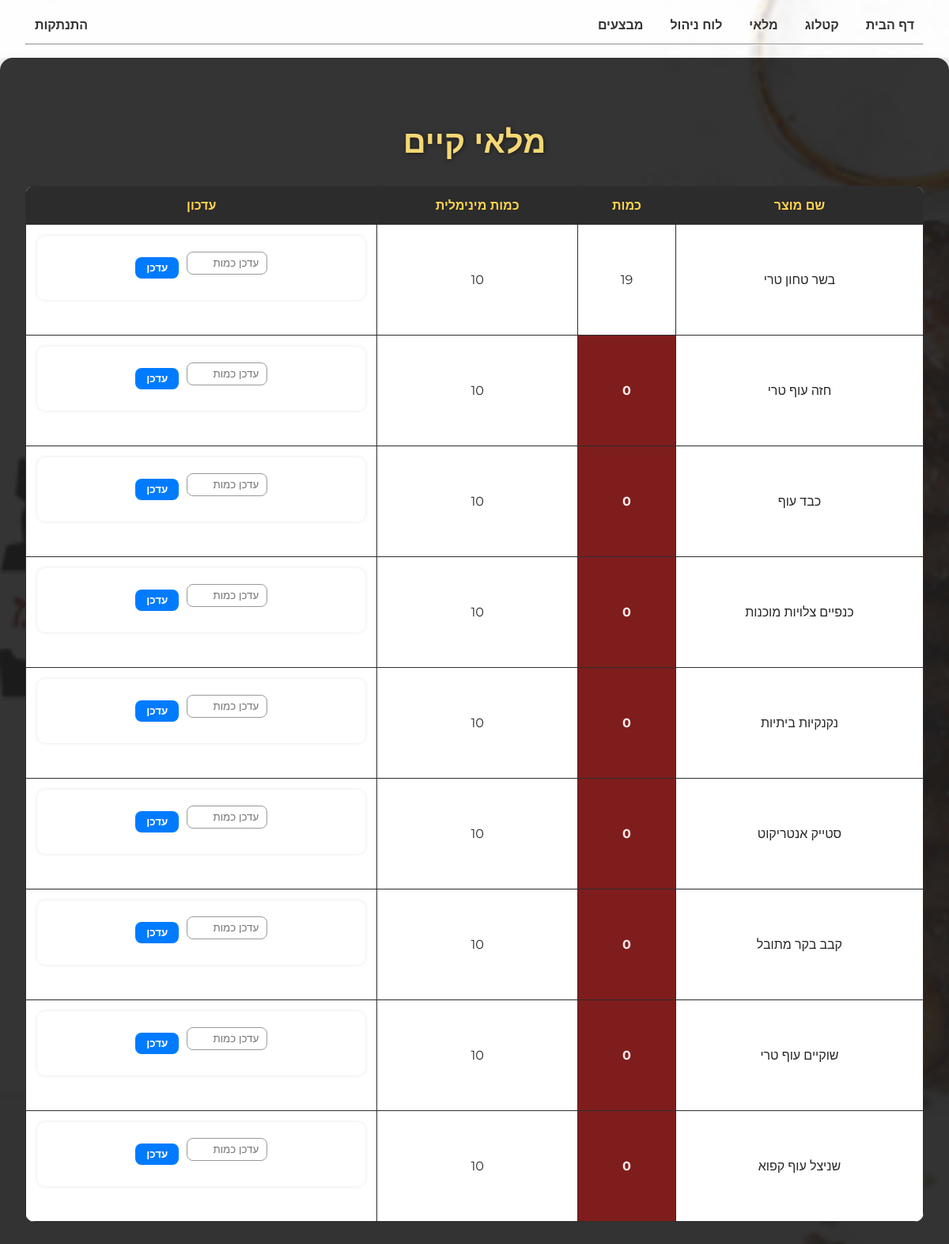
The page /inventory (signed in) on the database its author committed.
### tables this page shows
CREATE TABLE inventory (
            id INTEGER PRIMARY KEY AUTOINCREMENT,
            product_id INTEGER NOT NULL UNIQUE,
            quantity INTEGER NOT NULL DEFAULT 0,
            min_required INTEGER DEFAULT 10,
            updated_at TIMESTAMP DEFAULT CURRENT_TIMESTAMP,
            FOREIGN KEY (product_id) REFERENCES products(id)
        );

CREATE TABLE products (
            id INTEGER PRIMARY KEY AUTOINCREMENT,
            name TEXT NOT NULL UNIQUE,
            price REAL NOT NULL,
            category_id INTEGER,
            description TEXT,
            image_url TEXT,
            on_sale INTEGER DEFAULT 0,
            FOREIGN KEY (category_id) REFERENCES categories(id)
        );

### server/app.py (the view)
@app.route('/inventory')
def show_inventory():
    if 'user_id' not in session:
        return redirect(url_for('login'))
    if session.get('role') != 'admin':
        return "אין לך הרשאה לצפות בדף זה", 403
    db = get_db()
    inventory = db.execute('''
        SELECT inventory.id, products.name AS product_name, inventory.quantity, inventory.min_required
        FROM inventory
        JOIN products ON inventory.product_id = products.id
    ''').fetchall()
    return render_template('inventory.html', inventory=inventory)

### server/app.py (called while the page is built)
def get_db(): # פותח חיבור למסד נתונים
    db = getattr(g, '_database', None)
    if db is None:
        db = g._database = sqlite3.connect(DATABASE)
        db.row_factory = sqlite3.Row
    return db

@app.teardown_appcontext
def close_connection(_):
    db = getattr(g, '_database', None)
    if db is not None:
        db.close()

### server/templates/inventory.html (shortened to what this page needs)
{% extends "base.html" %}
{% block content %}
<div class="inventory-container">
    <h2>מלאי קיים</h2>
    <table class="inventory-table">
        <thead>
            <tr>
                <th>שם מוצר</th>
                <th>כמות</th>
                <th>כמות מינימלית</th>
                <th>עדכון</th>
            </tr>
        </thead>
        <tbody>
            {% for item in inventory %}
            <tr>
                <td>{{ item.product_name }}</td>
                <td class="{% if item.quantity < item.min_required %}low-stock{% endif %}">{{ item.quantity }}</td>
                <td>{{ item.min_required }}</td>
                <td>
                    <form method="POST" action="/inventory/update/{{ item.id }}" class="update-form">
                        <input type="number" name="quantity" min="0" placeholder="עדכן כמות" required>
                        <button type="submit">עדכן</button>
                    </form>
                </td>
            </tr>
            {% endfor %}
        </tbody>
    </table>
</div>
{% endblock %}

### server/static/style.css (style rules this page uses)
body { margin: 0; padding: 0; font-family: 'Montserrat', sans-serif; width: 100vw; height: 100vh; }
body { font-family: Arial, sans-serif; background-color: #010101; direction: rtl; text-align: right; margin: 0; }
h1, h2, h3 { color: #333; }
form { background-color: #ffffff; padding: 20px; border-radius: 10px; box-shadow: 0 0 5px rgba(0,0,0,0.1); max-width: 400px; margin-bottom: 30px; }
input[type="text"], input[type="email"], input[type="password"], input[type="number"], textarea, select { width: 100%; padding: 10px; margin-bottom: 12px; border: 1px solid #ccc; border-radius: 6px; }
button, .btn { background-color: #007bff; color: white; border: none; padding: 10px 18px; border-radius: 6px; cursor: pointer; font-weight: bold; text-decoration: none; display: inline-block; }
table { border-collapse: collapse; width: 100%; margin-top: 20px; background-color: #fff; }
th, td { border: 1px solid #ddd; padding: 12px; }
th { background-color: #007bff; color: white; }
body { margin: 0; font-family: Arial, sans-serif; background: #fafafa; color: #333; }
body { margin: 0; padding: 0; font-family: 'Montserrat', sans-serif; }
body { margin: 0; font-family: 'Heebo', sans-serif; background-image: url("/static/images/main_etliz.png"); background-size: cover; background-position: center; background-attachment: fixed; background-repeat: no-repeat; }
.inventory-container { max-width: 1200px; margin: 0 auto; padding: 3rem 2rem; background-color: rgba(30, 30, 30, 0.9); border-radius: 16px; box-shadow: 0 6px 18px rgba(0,0,0,0.3); color: #292727; font-family: 'Montserrat', sans-serif; }
.inventory-container h2 { font-size: 2.5rem; color: #f4d874; margin-bottom: 2rem; text-align: center; text-shadow: 1px 1px 6px rgba(0, 0, 0, 0.5); }
.inventory-table { width: 100%; border-collapse: collapse; background-color: #1e1e1e; border-radius: 12px; overflow: hidden; font-size: 1rem; }
.inventory-table th, .inventory-table td { padding: 14px; text-align: center; border: 1px solid #2d2d2d; }
.inventory-table th { background-color: #2c2c2c; color: #ffd54f; font-weight: bold; }
.inventory-table tr:nth-child(even) { background-color: #ffffff; }
.inventory-table tr:nth-child(odd) { background-color: #ffffff; }
.inventory-table td.low-stock { background-color: #7f1d1d; color: #ffe6e6; font-weight: bold; }
.update-form { display: flex; gap: 10px; justify-content: center; align-items: center; }
.update-form input[type="number"] { padding: 6px 10px; border: 1px solid #999; border-radius: 8px; width: 80px; background-color: #fffbfb00; color: #121212; }
.update-form button { padding: 6px 14px; background-color: #007bff; border: none; border-radius: 8px; color: white; font-weight: bold; cursor: pointer; transition: background-color 0.25s ease; }

### server/templates/base.html (style rules this page uses)
html, body { margin: 0; padding: 0; width: 100%; height: 100%; overflow-x: hidden; font-family: 'Montserrat', sans-serif; }

### rows shown on the page
inventory: product_name "בשר טחון טרי", quantity "19", min_required "10"
inventory: product_name "חזה עוף טרי", quantity "0", min_required "10"
inventory: product_name "כבד עוף", quantity "0", min_required "10"
inventory: product_name "כנפיים צלויות מוכנות", quantity "0", min_required "10"
inventory: product_name "נקנקיות ביתיות", quantity "0", min_required "10"
inventory: product_name "סטייק אנטריקוט", quantity "0", min_required "10"
inventory: product_name "קבב בקר מתובל", quantity "0", min_required "10"
inventory: product_name "שוקיים עוף טרי", quantity "0", min_required "10"
inventory: product_name "שניצל עוף קפוא", quantity "0", min_required "10"
